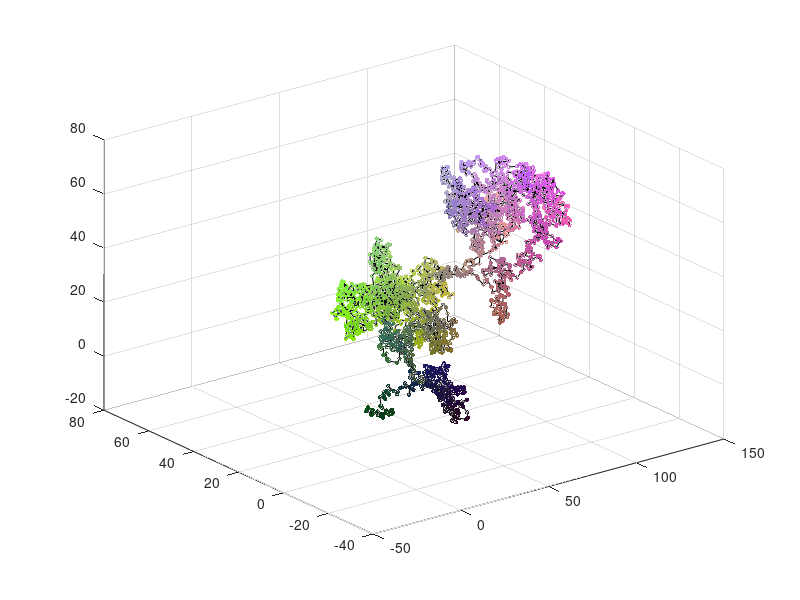

Write the MATLAB code that produced this figure.
npoints = 5000;
dt = 1;
bm = cumsum([zeros(1, 3); dt^0.5*randn(npoints-1, 3)]);
figure(1);
plot3(bm(:, 1), bm(:, 2), bm(:, 3), 'k');
pcol = (bm-repmat(min(bm), npoints, 1))./ ...
         repmat(max(bm)-min(bm), npoints, 1);
hold on;
scatter3(bm(:, 1), bm(:, 2), bm(:, 3), ...
         10, pcol, 'filled');
grid on;
hold off;
